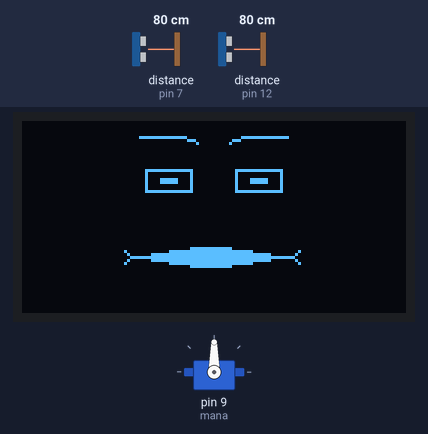
This sketch was run on a simulated Arduino Uno, built with avr-gcc and run on an emulated ATmega328P. On the bench: 128×64 one-colour display, servo. The test bench sets the inputs (shaded band); at power-on: distance to the obstacle (sensors on pin 12, pin 7) 80 cm. The echo pulse lasts 58.3 µs per cm; what the sketch prints to the serial monitor is not drawn.

Above: at 4.2 s.
4.3 s: distance to the obstacle (sensor on pin 12) set to 31 cm
6.8 s: distance to the obstacle (sensor on pin 12) set to 24 cm
8.4 s: distance to the obstacle (sensor on pin 7) set to 18 cm
At 8.9 s:
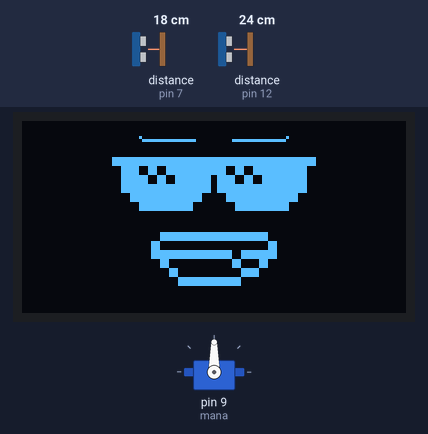
11.4 s: distance to the obstacle (sensor on pin 7) set to 22 cm
At 11.73 s:
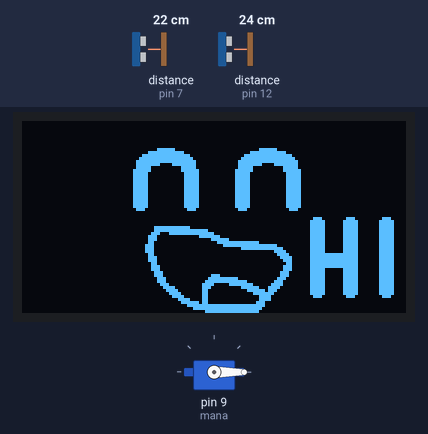
13.3 s: distance to the obstacle (sensor on pin 12) set to 18 cm
At 13.65 s:
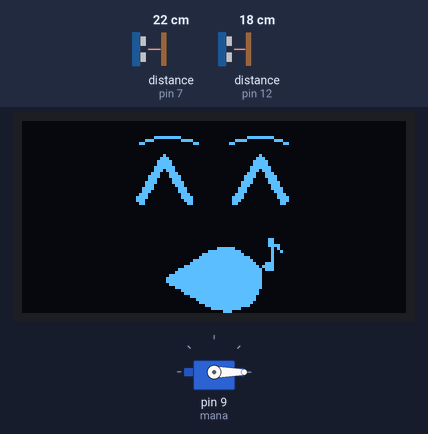
Timing chart, 0 to 16.3 s (numbered marks = the images above; inputs shaded):
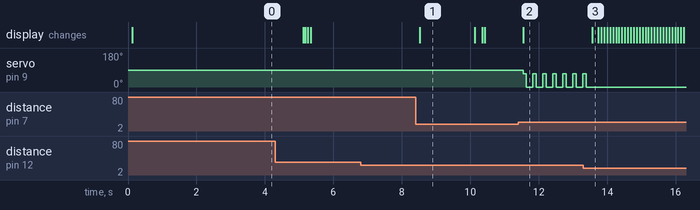

The sketch:

ProiectPmP.ino
```cpp
#include <SPI.h>
#include <Wire.h>
#include <TimerOne.h>
#include <Adafruit_GFX.h>
#include <Adafruit_SSD1306.h>
#include "SR04.h"
#include "Animatii.h"
#include <Servo.h>

//OLED
#define SCREEN_WIDTH 128 // OLED display width, in pixels
#define SCREEN_HEIGHT 64 // OLED display height, in pixels

#define OLED_RESET     -1 // Reset pin # (or -1 if sharing Arduino reset pin)
#define SCREEN_ADDRESS 0x3C ///< See datasheet for Address; 0x3D for 128x64, 0x3C for 128x32
Adafruit_SSD1306 display(SCREEN_WIDTH, SCREEN_HEIGHT, &Wire, OLED_RESET);


//SENZOR ULTRASONIC
//pinii primului senzor ultrasonic
#define TRIG_PIN_1 12
#define ECHO_PIN_1 11

//pinii celui de al doilea senzor ultrasonic
#define TRIG_PIN_2 7
#define ECHO_PIN_2 6

//declararea senzorilor utlrasonici
SR04 US1 = SR04(ECHO_PIN_1,TRIG_PIN_1);
SR04 US2 = SR04(ECHO_PIN_2,TRIG_PIN_2);

//variabile pentru a retine distanta calculata de senzorii ultrasonici
long dist_US1;
long dist_US2;


//Servomotor
Servo mana;


//VARIABILE ANIMATII
//variabila pentru activarea animatiei de clipit
volatile bool animatiePornitaBlink = false;
//variabila pentru stabilirea animatiei curente(expresia curenta)
volatile int animatieCurenta = 0;
//variabila pentru a retine expresia anterioara(folosita pentru a determina daca resetam indexii animatiei sau nu)
volatile int animatieAnterioara = -1;

//variabila pentru pozitia de la care incepe animatia
volatile int animatieStart = 0;
//variabila pentru pozitia la care se termina animatia
volatile int animatieSfarsit = 0;

//variabila index pentru animatiile continue
volatile int animatiePozSimpla = 0;

//variabila index pentru animatiile de clipit
volatile int animatiePozBlink = 0;
//variabila care incrementeaza/decrementeaza indexul pentru animatiile de blink in functie de necesitatea animatiei
volatile int directieBlink = 1;


void setup() {
  Serial.begin(9600);

  //initializare OLED
  if(!display.begin(SSD1306_SWITCHCAPVCC, SCREEN_ADDRESS)) {
    Serial.println(F("SSD1306 allocation failed"));
    for(;;); // Don't proceed, loop forever
  }

  //intrerupere pentru a porni animatiile de blink din 5 in 5 secunde
  Timer1.initialize(5000000);
  Timer1.attachInterrupt(activeazaAnimatieBlink);

  mana.attach(9);
}

void loop() {

  //verificam daca personajul nostru nu clipeste. Daca clipested, asteptam sa termine si apoi vom calcula din nou distantele si vom stabili noua animatie
  if(!animatiePornitaBlink) {

    //calcularea distantei de la senzorul ultrasonic pana la primul obiect lovit(functie oferita de biblioteca "SR04.h")
    dist_US1=US1.Distance();
    dist_US2=US2.Distance();

    //afisarea distantelor obtinute de senzorii ultrasonici
    verificareDistante();


    //animatia 1, cand ambii sensori sunt la distante mai mici de 20 de cm (animatia afisata va fi o fata cu o privire normala si un zambet obisnuit)
    if(dist_US1 < 20 && dist_US2 < 20) {

      //setam inceputul vectorului de animatie
      animatieStart = 0;

      //if folosit pentru animatii. Daca animatia anterioara a fost una diferita de animatia 1, atunci trebuie sa resetam indexul animatiei. Daca animatia anterioara si cea curenta sunt aceeasi, nu trebuie sa resetam indexul
      if(animatieAnterioara != 0) {
        animatiePozBlink = animatieStart;
      }

      //actualizam animatia anterioara
      animatieAnterioara = animatieCurenta;
      //setam noua animatie curenta
      animatieCurenta = 0;
      //setam sfarsitul vectorului de animatie
      animatieSfarsit = 8;

    }
    else {

      //animatia 2, cand primul sensor este la o distanta intre 20 si 28 de cm, iar al doilea la o distanta mai mica de 20 de cm (animatia afisata va fi o fata cu ochelari de soare si un zambet mare)
      if((dist_US1 >= 20 && dist_US1 < 28) && dist_US2 < 20) {

        //setam inceputul vectorului de animatie
        animatieStart = 0;

        //if folosit pentru animatii. Daca animatia anterioara a fost una diferita de animatia 2, atunci trebuie sa resetam indexul animatiei. Daca animatia anterioara si cea curenta sunt aceeasi, nu trebuie sa resetam indexul
        if(animatieAnterioara != 1) {
          animatiePozSimpla = animatieStart;
        }

        //actualizam animatia anterioara
        animatieAnterioara = animatieCurenta;
        //setam noua animatie curenta
        animatieCurenta = 1;
        //setam sfarsitul vectorului de animatie
        animatieSfarsit = 9;
      }
      else {

        //animatia 3, cand primul sensor este la o distanta mai mica de 20 de cm, iar al doilea la o distanta intre 20 si 28 de cm (animatia afisata va fi o fata cu niste ochi vesezi si o gura deschisa care va fluiera)
        if(dist_US1 < 20 && (dist_US2 >= 20 && dist_US2 < 28)) {

          //setam inceputul vectorului de animatie
          animatieStart = 0;

          //if folosit pentru animatii. Daca animatia anterioara a fost una diferita de animatia 3, atunci trebuie sa resetam indexul animatiei. Daca animatia anterioara si cea curenta sunt aceeasi, nu trebuie sa resetam indexul
          if(animatieAnterioara != 2) {
            animatiePozSimpla = animatieStart;
          }

          //actualizam animatia anterioara
          animatieAnterioara = animatieCurenta;
          //setam noua animatie curenta
          animatieCurenta = 2;
          //setam sfarsitul vectorului de animatie
          animatieSfarsit = 9;
        }
        else {
          if((dist_US1 >= 20 && dist_US1 < 28) && (dist_US2 >= 20 && dist_US2 < 28)) {
            //animatia curenta este animatia 5 (o fata cu niste ochi inchsi si o gura deschisa ce saluta)
            animatieCurenta = 4;
          }
          else {
            //animatia 4, cand cei 2 senzori nu indeplinesc una din conditiile de mai sus (animatia afisata va fi o fata cu ochii si gura intredeschise)

            //setam inceputul vectorului de animatie
            animatieStart = 4;

            //if folosit pentru animatii. Daca animatia anterioara a fost una diferita de animatia 4, atunci trebuie sa resetam indexul animatiei. Daca animatia anterioara si cea curenta sunt aceeasi, nu trebuie sa resetam indexul
            if(animatieAnterioara != 3) {
              animatiePozBlink = animatieStart;
            }

            //actualizam animatia anterioara
            animatieAnterioara = animatieCurenta;
            //setam noua animatie curenta
            animatieCurenta = 3;
            //setam sfarsitul vectorului de animatie
            animatieSfarsit = 8;
          }
        }
      }
    }
  }


  //stergerea continutului de pe display
  display.clearDisplay();

  //aceasta parte este folosita pentru a stabili animatia curenta a personajului ce va fi afisata pe OLED

  //daca personajul nu clipeste, vom alege aceste animatii, altfel vom merge pe else unde personajul clipeste
  if(!animatiePornitaBlink) {

    //daca animatia curenta este animatia 1 (o fata cu o privire normala si un zambet obisnuit)
    if(animatieCurenta == 0) {

      //alegem sprancenele potrivite animatiei
      display.drawBitmap(39, 5, eyeBrows[0], EYE_BROWS_WIDTH, EYE_BROWS_HEIGHT, WHITE);
      //personajul isi va tine ochii deschisi, nu va fi nici o animatie
      display.drawBitmap(41, 12, blinkingEyes[animatieStart], BLINKING_EYES_WIDTH, BLINKING_EYES_HEIGHT, WHITE);
      //alegem gura potrivita animatiei
      display.drawBitmap(23, 37, mouthSmile, MOUTH_SMILE_WIDTH, MOUTH_SMILE_HEIGHT, WHITE);
    }
    else {

      //daca animatia curenta este animatia 2 (o fata cu ochelari de soare si un zambet mare)
      if(animatieCurenta == 1) {

        //alegem sprancenele potrivite animatiei
        display.drawBitmap(39, 5, eyeBrows[0], EYE_BROWS_WIDTH, EYE_BROWS_HEIGHT, WHITE);
        //ochelarii personajului nu vor stralucii, nu va fi nici o animatie
        display.drawBitmap(30, 12, glassEyes[animatieStart], GLASS_EYES_WIDTH, GLASS_EYES_HEIGHT, WHITE);
        //alegem gura potrivita animatiei
        display.drawBitmap(43, 37, mouthBigSmile, MOUTH_BIG_SMILE_WIDTH, MOUTH_BIG_SMILE_HEIGHT, WHITE);
      }
      else {

        //daca animatia curenta este animatia 4 (o fata cu ochii si gura intredeschise)
        if(animatieCurenta == 3) {

          //alegem sprancenele potrivite animatiei
          display.drawBitmap(39, 5, eyeBrows[1], EYE_BROWS_WIDTH, EYE_BROWS_HEIGHT, WHITE);
          //personajul isi va tine ochii intredeschisi, nu va fi nici o animatie
          display.drawBitmap(41, 12, blinkingEyes[animatieStart], BLINKING_EYES_WIDTH, BLINKING_EYES_HEIGHT, WHITE);
          //alegem gura potrivita animatiei
          display.drawBitmap(34, 42, mouthGasp, MOUTH_GASP_WIDTH, MOUTH_GASP_HEIGHT, WHITE);
        }
        else {
          if(animatieCurenta == 2) {
            //animatia curenta este animatia 3 (o fata cu niste ochi vesezi si o gura deschisa care va fluiera)

            //alegem animatia notelor muzicale fluierate de personaj
            display.drawBitmap(78, 0, extras[animatiePozSimpla], EXTRAS_WIDTH, EXTRAS_HEIGHT, WHITE);
            //alegem sprancenele potrivite animatiei
            display.drawBitmap(39, 5, eyeBrows[2], EYE_BROWS_WIDTH, EYE_BROWS_HEIGHT, WHITE);
            //personajul va avea ochii inchisi si veseli
            display.drawBitmap(38, 11, happyEyes, HAPPY_EYES_WIDTH, HAPPY_EYES_HEIGHT, WHITE);
            //alegem gura potrivita animatiei
            display.drawBitmap(48, 42, mouthWhistle, MOUTH_WHISTLE_WIDTH, MOUTH_WHISTLE_HEIGHT, WHITE);

            //setarea noului index pentru animatiile care nu depinde de clipit(ele o sa se desfasoare mereu, fara pauza)
            animatiePozSimpla = (animatiePozSimpla + 1) % animatieSfarsit;
          }
          else {
            //animatia curenta este animatia 5 (o fata cu niste ochi inchsi si o gura deschisa ce saluta)
            display.drawBitmap(0, 0, wavingFace, WAVING_FACE_WIDTH, WAVING_FACE_HEIGHT, WHITE);
            display.display();

            mana.write(70);
            delay(100);
            mana.write(0);
            delay(100);
          }
        }
      }
    }
  }
  else {

    //animatia curenta este animatia 2 (o fata cu ochelari de soare si un zambet mare). Aceasta animatie intra in categoria clipitului pentru ca animatia de stralucire a ochelarilor sa nu se repete mereu, doar din 5 in 5 secunde
    if(animatieCurenta == 1) {

      //alegem sprancenele potrivite animatiei
      display.drawBitmap(39, 5, eyeBrows[0], EYE_BROWS_WIDTH, EYE_BROWS_HEIGHT, WHITE);
      //alegem animatia curenta a stralucirii ochelarilor de soare
      display.drawBitmap(30, 12, glassEyes[animatiePozSimpla], GLASS_EYES_WIDTH, GLASS_EYES_HEIGHT, WHITE);
      //alegem gura potrivita animatiei
      display.drawBitmap(43, 37, mouthBigSmile, MOUTH_BIG_SMILE_WIDTH, MOUTH_BIG_SMILE_HEIGHT, WHITE);

      //incrementam indexul animatiilor care nu depind de clipit
      animatiePozSimpla += 1;

      //cand ajungem la sfarsitul animatiei resetam indexul si dezactivam variabila de clipit (animatia s-a terminat)
      if(animatiePozSimpla >= animatieSfarsit) {
        animatiePozSimpla = animatieStart;
        animatiePornitaBlink = false;
      }
    }
    else {

      //animatia curenta este animatia 1 (o fata cu o privire normala si un zambet obisnuit)
      if(animatieCurenta == 0) {

        //alegem sprancenele potrivite animatiei
        display.drawBitmap(39, 5, eyeBrows[0], EYE_BROWS_WIDTH, EYE_BROWS_HEIGHT, WHITE);
        //alegem animatia curenta a ochilor care clipesc
        display.drawBitmap(41, 12, blinkingEyes[animatiePozBlink], BLINKING_EYES_WIDTH, BLINKING_EYES_HEIGHT, WHITE);
        //alegem gura potrivita animatiei
        display.drawBitmap(23, 37, mouthSmile, MOUTH_SMILE_WIDTH, MOUTH_SMILE_HEIGHT, WHITE);
      }
      else {

        //animatia curenta este animatia 4 (o fata cu ochii si gura intredeschise)

        //alegem sprancenele potrivite animatiei
        display.drawBitmap(39, 5, eyeBrows[1], EYE_BROWS_WIDTH, EYE_BROWS_HEIGHT, WHITE);
        //alegem animatia curenta a ochilor care clipesc
        display.drawBitmap(41, 12, blinkingEyes[animatiePozBlink], BLINKING_EYES_WIDTH, BLINKING_EYES_HEIGHT, WHITE);
        //alegem gura potrivita animatiei
        display.drawBitmap(34, 42, mouthGasp, MOUTH_GASP_WIDTH, MOUTH_GASP_HEIGHT, WHITE);
      }

      //incrementam/decrementam indexul pentru clipit (animatia 1 si 4 sunt singurele care trebuie sa mearga in ambele sensuri pentru a avea relevanta)
      animatiePozBlink += directieBlink;

      //daca personajul a ajuns la sfarsitul animatiei de clipit(a ajuns sa aiba ochii inchisi)
      if(animatiePozBlink >= animatieSfarsit) {

        //setam indexul animatiei la ultima animatie
        animatiePozBlink = animatieSfarsit - 1;
        //setam directia pentru decrementarea indexului
        directieBlink = -1;
      }

      //daca personajul a ajuns la inceputul animatiei de clipit(a ajuns sa isi deschida ochii inapoi)
      if(animatiePozBlink <= animatieStart) {

        //resetam indexul animatiei de clipit
        animatiePozBlink = animatieStart;
        //setam directia pentru incrementarea indexului
        directieBlink = 1;
        //dezactivam variabila de clipit (animatia s-a terminat)
        animatiePornitaBlink = false;
      }
    }
  }

  //afisarea animatiei curente stabilite pe display
  if(animatieCurenta !=4) {
    display.display();
  }
}

//funcite care afiseaza in Serial monitor distantele calculate de cei 2 senzori ultrasonici
void verificareDistante() {
  Serial.print("Distance 1: ");
  Serial.println(dist_US1);
  Serial.print("Distance 2: ");
  Serial.println(dist_US2);
}

//funcita folosita de intreruperea folosita pentru a stabili daca personajul va clipi sau nu in functie de animatia curenta
void activeazaAnimatieBlink() {

  //daca animatia curenta este oricare, dar nu cea in care fluiera (animatia 3), atunci vom activa clipirea personajului, altfel nu o vom activa si vom lasa programul principal sa continue animatia curenta
  if(animatieCurenta == 0 || animatieCurenta == 1 || animatieCurenta ==  3) {
    animatiePornitaBlink = true;
  }
  else {
    animatiePornitaBlink = false;
  }
}
```

Source omitted: Animatii.h (data table, 57219 bytes)

Measured:
- the behaviour switches between 19 and 20 cm on distance to the obstacle (sensor on pin 7) (found by bisection; images 1 and 2)
- the behaviour switches between 20 and 19 cm on distance to the obstacle (sensor on pin 12) (found by bisection; images 2 and 3)
- after the input at 6.8 s, every drawn part: stays the same
- after the input at 8.4 s, the display: changes after 0.13 s (image 1)
- after the input at 11.4 s, servo on pin 9 (mana): alternates 70° for 0.10 s and 0° for 0.19 s, starting after 0.14 s; the display: changes after 0.14 s (image 2)
- after the input at 13.3 s, servo on pin 9 (mana): goes on until 13.4 s, then stays 0°; the display: changes after 0.27 s (image 3)
- what the display in image 1 shows lasts 1.6 s, from 8.5 s to 10.1 s
